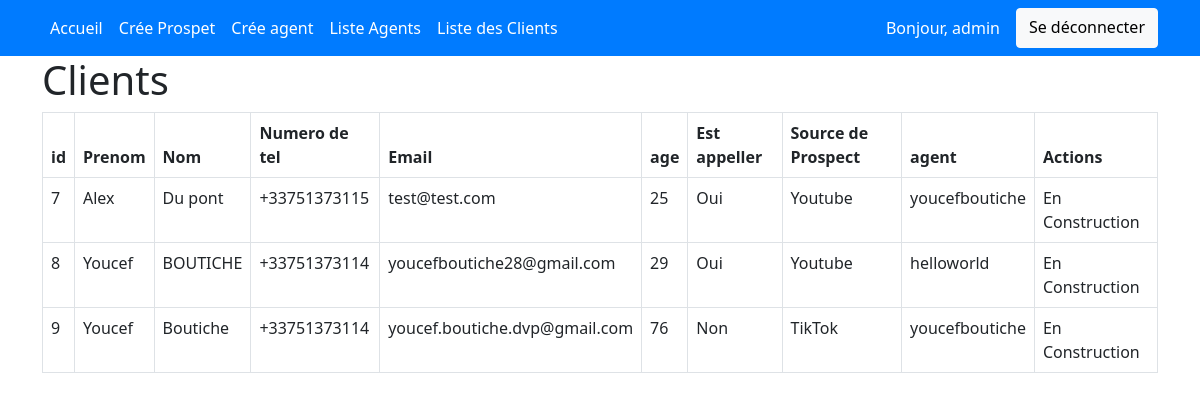
Before: /liste-client/ (signed in) with the older database file.
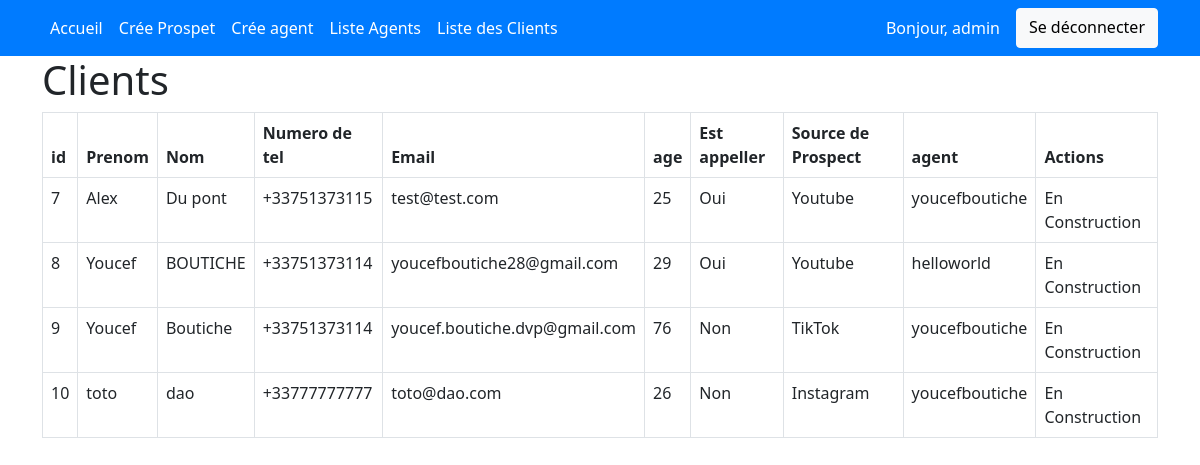
After: the same page with the newer database file.
### crm_app/models.py (models this page shows, shortened)
class Client(models.Model):
    lead = models.OneToOneField(Lead,on_delete=models.CASCADE)
    created_at= models.DateTimeField(auto_now_add=True)

class Lead(models.Model):
    SOURCE_CHOICES = (
        ('Youtube','Youtube'),
        ('Google','Goole'),
        ('Newsletter','Newsletter'),
        ('Facebook','Facebook'),
        ('Instagram','Instagram'),
        ('TikTok','TikTok'),
    )
    first_name = models.CharField(max_length=255)
    last_name = models.CharField(max_length=255)
    phone_number = PhoneNumberField()
    email = models.EmailField(validators=[EmailValidator()])
    age = models.IntegerField(null=True, blank=True)
    phoned = models.BooleanField(default=False)
    source = models.CharField(choices=SOURCE_CHOICES,max_length=100)
    profile_picture = models.ImageField(null=True, blank=True,upload_to='leads/')
    file_field = models.FileField(null=True, blank=True,upload_to='documents/')
    agent = models.ForeignKey(Agent,on_delete=models.CASCADE)
    is_client = models.BooleanField(default=False)
    created_at = models.DateTimeField(auto_now_add=True)

class Agent(models.Model):
    user = models.OneToOneField(User,on_delete=models.CASCADE)
    def __str__(self):
        return self.user.username

class User(AbstractUser):
     pass

### crm_app/views.py (the view)
# urls.py: path('liste-client/',list_client,name='list_client'),
def list_client(request):
    if request.user.is_superuser:
        clients = Client.objects.all()
    else :
        agent = request.user.agent
        clients = Client.objects.filter(lead__agent = agent)
    context = {
        'clients':clients
    }
    return render(request,'clients/list_clients.html',context)

### crm_app/templates/clients/list_clients.html (shortened to what this page needs)
{% extends "base.html" %}
{% load static %}
{% block content %}
    <div class="container">
        <h1>Clients</h1>
        <table class="table table-bordered">
            <thead>
              <tr>
                <th scope="col">id</th>
                <th scope="col">Prenom</th>
                <th scope="col">Nom</th>
                <th scope="col">Numero de tel</th>
                <th scope="col">Email</th>
                <th scope="col">age</th>
                <th scope="col">Est appeller</th>
                <th scope="col">Source de Prospect</th>
                <th scope="col">agent</th>
                <th>Actions</th>
              </tr>
            </thead>
            <tbody>
                {% for client in clients %}
                    <tr>
                        <td>{{ client.lead.id }}</td>
                        <td>{{ client.lead.first_name }}</td>
                        <td>{{ client.lead.last_name }}</td>
                        <td>{{ client.lead.phone_number }}</td>
                        <td>{{ client.lead.email }}</td>
                        <td>{{ client.lead.age }}</td>
                        <td>{{ client.lead.phoned|yesno:"Oui,Non" }}</td>
                        <td>{{ client.lead.source }}</td>
                        <td>{{ client.lead.agent }}</td>
                        <td>En Construction</td>
                    </tr>
                {% endfor %}
            </tbody>
          </table>
    </div>
{% endblock content %}

Changed rows visible on the page:
added Client: lead.id "10", lead.first_name "toto", lead.last_name "dao", lead.phone_number "+33777777777", lead.email "toto@dao.com", lead.age "26", lead.phoned "Non", lead.source "Instagram", lead.agent "youcefboutiche"
